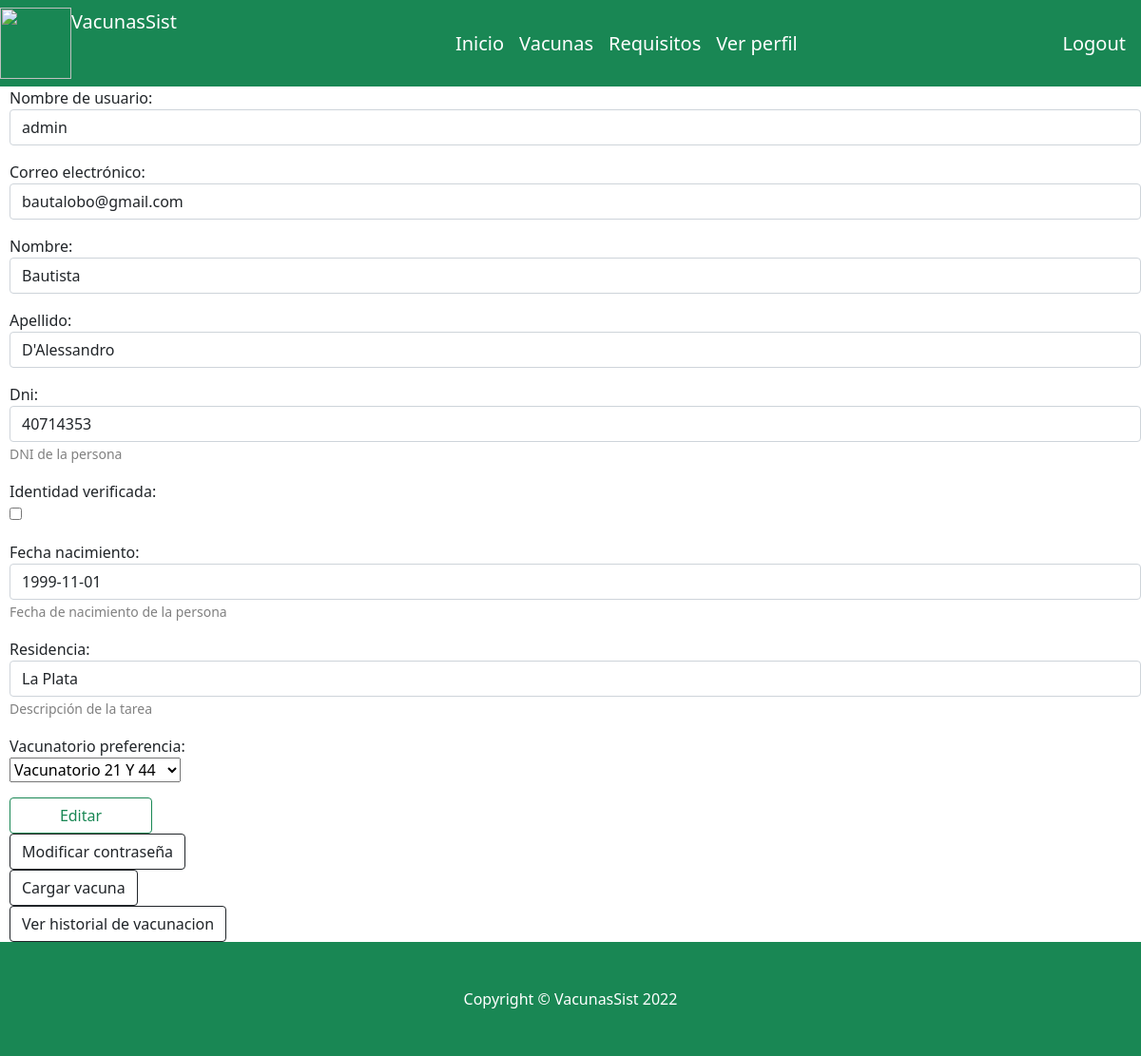
Before: /verPerfil (signed in) with the older database file.
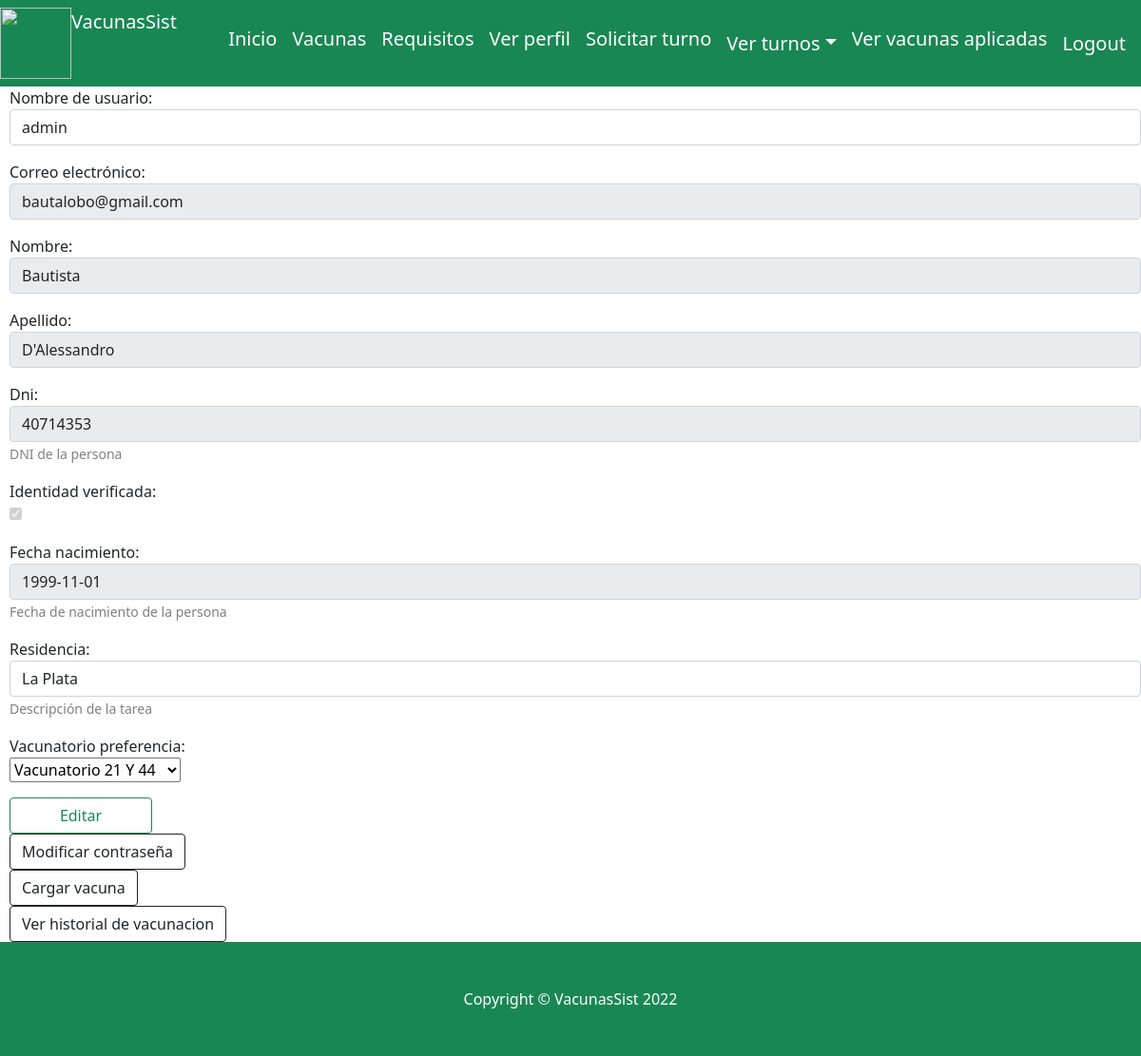
After: the same page with the newer database file.
### website/models.py (models this page shows)
class Usuario(AbstractBaseUser):
    username =models.CharField('Nombre de usuario', unique=True, max_length=100)
    email = models.EmailField('Correo electrónico', max_length=254, unique=True)
    nombre = models.CharField('Nombre', max_length=254)
    apellido = models.CharField('apellido', max_length=254)
    dni=models.IntegerField(help_text="DNI de la persona", unique=True)
    fecha_nacimiento= models.DateField(help_text="Fecha de nacimiento de la persona")
    residencia = models.TextField(help_text="Descripción de la tarea", null=True)
    vacunatorio_preferencia =models.ForeignKey(Vacunatorio, on_delete=models.CASCADE,null=True)
    fecha_creacion = models.DateTimeField(auto_now_add=True)
    identidad_verificada=models.BooleanField(default=False)
    es_vacunador = models.BooleanField(default=False)
    es_administrador = models.BooleanField(default=False)
    objects= UsuarioManager()
    USERNAME_FIELD = 'username'
    REQUIRED_FIELDS = ['email','nombre', 'apellido','dni', 'fecha_nacimiento']

### website/views.py (the view)
# urls.py: path('verPerfil', views.verPerfil, name="verPerfil"),
def verPerfil(request):
    id_usuario=request.user.id
    try:
        usuario= Usuario.objects.get(id=id_usuario)
        if request.method=="POST":
            print('entre al post y creo form')
            usuario_form =UpdateUsuarioForm(request.POST, instance = usuario)
            if usuario_form.is_valid():
                try:
                    print('antes de guardar datos')
                    usuario_form.save()
                    print('en guardar datos')
                    messages.success(request, 'Perfil actualizado correctamente')
                    return redirect('index')
                except Exception as e:
                    print(repr(e))
                    messages.error(request, 'Su perfil no se ha actualizado.')
        else:
            print('no entre al post y creo form')
            usuario_form=UpdateUsuarioForm(instance = usuario)
            print('form')
            usuario_form=usuario_form.deshabilitarCampos(usuario.identidad_verificada)
        print(id_usuario)
        return render(request, "website/verPerfil.html",{ 'usuario_form':usuario_form, 'id_usuario':id_usuario})
    except Exception as e:
            print(repr(e))

### website/forms.py (called while the page is built)
    def deshabilitarCampos(self, identidad):
        if identidad:
            print(' if verificado')
            self.fields['identidad_verificada'].widget.attrs.update({'disabled': True})
            self.fields['dni'].widget.attrs.update({'readonly': True})
            self.fields['email'].widget.attrs.update({'readonly': True})
            self.fields['fecha_nacimiento'].widget.attrs.update({'readonly': True})
            self.fields['nombre'].widget.attrs.update({'readonly': True})
            self.fields['apellido'].widget.attrs.update({'readonly': True})
        return self

### website/models.py (called while the page is built)
    def __str__(self):
           return self.nombre + self.ubicacion

### website/templates/website/verPerfil.html (shortened to what this page needs)
{% extends "website/layout.html" %}
{% block body %}
<div style="margin-left: 10px; ">
    <form method="post">
        <div class="form-group">
          {% for campo in usuario_form %}
            <p>
              {{ campo.label_tag }}<br>
              {{ campo }}
              {% if campo.help_text %}
                <small style="color: grey">{{ campo.help_text }}</small>
              {% endif %}
            </p>
          {% endfor %}
          {% if not request.user.es_vacunador %}
            {% if not request.user.es_administrador %}
                <input  class="btn btn-outline-success"  type="submit" value="Editar" style="width: 150px;">
                <div class="nav-item"><a class="btn btn-outline-dark mt-auto" href="{% url 'modificar_password' %}">Modificar contraseña</a></div>
                <div class="nav-item"><a class="btn btn-outline-dark mt-auto" href="{% url 'cargar_vacuna' %}">Cargar vacuna</a></div>
              </div>
            {% endif%}
          {% endif%}
          <div class="nav-item"><a class="btn btn-outline-dark mt-auto" href="{% url 'ver_historial_vacunacion' id_usuario %}">Ver historial de vacunacion</a></div>
        </div>
{% endblock %}

Changed rows visible on the page:
changed Usuario "admin": identidad_verificada "☐" → "☑"
Other visible differences:
text now shown: "Solicitar turno Ver turnos Ver vacunas aplicadas"
